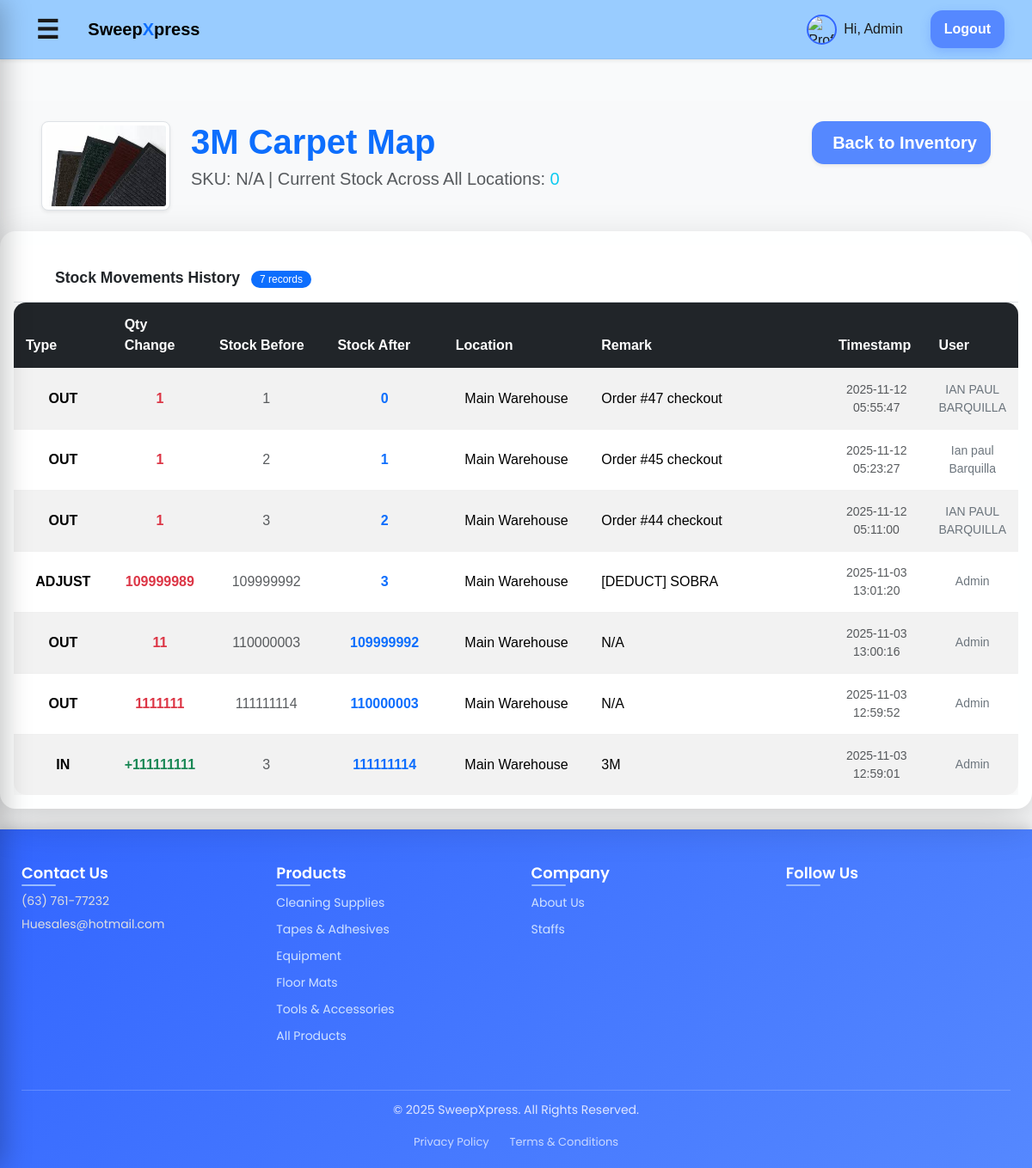
Screenshot of /admin/product_history.php?product_id=26 (signed in) with the database file from the repository.
### tables this page shows
CREATE TABLE `products` (
  `id` int(11) NOT NULL,
  `name` varchar(160) NOT NULL,
  `category` varchar(100) DEFAULT NULL,
  `sku` varchar(100) DEFAULT NULL,
  `description` text DEFAULT NULL,
  `price` decimal(10,2) NOT NULL DEFAULT 0.00,
  `image` varchar(255) DEFAULT NULL,
  `image_path` varchar(255) DEFAULT NULL,
  `created_at` timestamp NOT NULL DEFAULT current_timestamp(),
  `stock` int(11) NOT NULL DEFAULT 0,
  `updated_at` timestamp NULL DEFAULT NULL
);

CREATE TABLE `stock_movements` (
  `id` int(11) NOT NULL,
  `product_id` int(11) NOT NULL,
  `location_id` int(11) NOT NULL,
  `movement_type` enum('IN','OUT','ADJUST') NOT NULL,
  `quantity` int(11) NOT NULL,
  `remark` varchar(255) DEFAULT NULL,
  `user_name` varchar(120) DEFAULT NULL,
  `created_by` varchar(100) DEFAULT NULL,
  `created_at` timestamp NOT NULL DEFAULT current_timestamp()
);

CREATE TABLE `locations` (
  `id` int(11) NOT NULL,
  `name` varchar(100) NOT NULL,
  `address` varchar(255) DEFAULT NULL
);

### admin/product_history.php (the view, shortened to what this page needs)
<?php
require_once __DIR__ . '/../includes/header.php';
$product_id = (int)($_GET['product_id'] ?? 0);
$productStmt = $pdo->prepare("
    SELECT
        p.id,
        p.name,
        COALESCE(p.sku, '') AS sku,
        COALESCE(p.image_path, '') AS image_path, -- ADDED: Fetch the image path
        IFNULL(SUM(i.quantity), 0) AS current_stock
    FROM
        products p
    LEFT JOIN
        inventory i ON i.product_id = p.id
    WHERE
        p.id = :id
    GROUP BY
        p.id
");
$productStmt->execute([':id' => $product_id]);
$product = $productStmt->fetch(PDO::FETCH_ASSOC);
$current_stock = (int)$product['current_stock'];
$historySql = "SELECT sm.movement_type, sm.quantity, sm.remark, sm.created_at, sm.user_name, l.name as location_name
               FROM stock_movements sm
               JOIN locations l ON l.id = sm.location_id
               WHERE sm.product_id = :id
               ORDER BY sm.created_at ASC, sm.id ASC";
$historyStmt = $pdo->prepare($historySql);
$historyStmt->execute([':id' => $product_id]);
$history = $historyStmt->fetchAll(PDO::FETCH_ASSOC);
$running_balance = $current_stock;
for ($i = count($history) - 1; $i >= 0; $i--) {
    $move = $history[$i];
    $quantity = (int)$move['quantity'];
    $delta = 0;
    if ($move['movement_type'] === 'IN') {
        $delta = $quantity;
    } elseif ($move['movement_type'] === 'OUT') {
        $delta = -$quantity;
    } elseif ($move['movement_type'] === 'ADJUST') {
        if (strpos($move['remark'], '[ADD]') !== false) {
             $delta = $quantity;
        } elseif (strpos($move['remark'], '[DEDUCT]') !== false) {
             $delta = -$quantity;
        } else {
             $delta = 0;
        }
    }
    $history[$i]['stock_after'] = $running_balance;
    $running_balance -= $delta;
    $history[$i]['stock_before'] = $running_balance;
}
$history = array_reverse($history);
$current_stock_display = $current_stock;
?>
<div class="container-fluid min-vh-100 bg-light px-0 py-4">
    <div class="d-flex align-items-start gap-4 mb-4 px-4 px-lg-5">
        <div class="product-image-container flex-shrink-0">
            <?php
            $imagePath = !empty($product['image_path'])
                ? htmlspecialchars($product['image_path'])
                : '/path/to/your/default_placeholder.jpg';
            ?>
            <img src="<?php echo $imagePath; ?>"
                 alt="<?php echo htmlspecialchars($product['name']); ?> Image"
                 class="img-thumbnail shadow-sm rounded-3"
                 style="max-width: 150px; height: auto; object-fit: cover;">
        </div>
        <div class="flex-grow-1">
            <h1 class="display-6 fw-bold text-primary mb-1">
                <?php echo htmlspecialchars($product['name']); ?>
            </h1>
            <p class="lead text-muted mb-0">
                SKU: <?php echo htmlspecialchars($product['sku'] ?: 'N/A'); ?> |
                Current Stock Across All Locations: <span class="text-info"><?php echo $current_stock_display; ?></span>
            </p>
        </div>
        <a href="inventory.php" class="btn btn-secondary shadow-sm btn-lg ms-auto flex-shrink-0">
            <i class="fas fa-arrow-left me-2"></i> Back to Inventory
        </a>
    </div>
    <div class="card shadow-lg border-0 w-100">
        <div class="card-header bg-white border-bottom py-3 px-4 px-lg-5">
            <h3 class="mb-0 text-dark">
                Stock Movements History <span class="badge bg-primary text-white rounded-pill ms-2"><?php echo count($history); ?> records</span>
            </h3>
        </div>
        <div class="card-body p-0">
            <div class="table-responsive">
                <table class="table table-striped table-hover align-middle mb-0">
                    <thead class="table-dark text-center">
                        <tr>
                            <th scope="col" style="width: 10%;">Type</th>
                            <th scope="col" style="width: 8%;">Qty Change</th>
                            <th scope="col" style="width: 12%;">Stock Before</th>
                            <th scope="col" style="width: 12%;">Stock After</th>
                            <th scope="col" style="width: 15%;">Location</th>
                            <th scope="col" style="width: 25%;">Remark</th>
                            <th scope="col" style="width: 10%;">Timestamp</th>
                            <th scope="col" style="width: 8%;">User</th>
                        </tr>
                    </thead>
                    <tbody>
                    <?php if (!$history): ?>
                        <tr><td colspan="8" class="text-center py-5">No movement history found for this product.</td></tr>
                    <?php else: foreach ($history as $move):
                        $qty_change = $move['stock_after'] - $move['stock_before'];
                        $qty_change_class = '';
                        $qty_change_prefix = '';
                        if ($qty_change > 0) {
                            $qty_change_class = 'text-success fw-bold';
                            $qty_change_prefix = '+';
                        } elseif ($qty_change < 0) {
                            $qty_change_class = 'text-danger fw-bold';
                        } else {
                            $qty_change_class = 'text-secondary';
                        }
                    ?>
                        <tr>
                            <td class="text-center fw-bold"><?php echo htmlspecialchars($move['movement_type']); ?></td>
                            <td class="text-center <?php echo $qty_change_class; ?>"><?php echo $qty_change_prefix . abs($qty_change); ?></td>
                            <td class="text-center text-muted"><?php echo $move['stock_before']; ?></td>
                            <td class="text-center fw-bold text-primary"><?php echo $move['stock_after']; ?></td>
                            <td class="text-center"><?php echo htmlspecialchars($move['location_name']); ?></td>
                            <td><?php echo htmlspecialchars($move['remark'] ?: 'N/A'); ?></td>
                            <td class="text-center text-muted small"><?php echo date('Y-m-d H:i:s', strtotime($move['created_at'])); ?></td>
                            <td class="text-center text-secondary small"><?php echo htmlspecialchars($move['user_name']); ?></td>
                        </tr>
                    <?php endforeach; endif; ?>
                    </tbody>
                </table>
            </div>
        </div>
    </div>
</div>
<?php require_once __DIR__ . '/../includes/footer.php'; ?>

### assets/style.css (style rules this page uses)
* { box-sizing: border-box; -webkit-font-smoothing: antialiased; }
body { margin: 0; font-family: -apple-system, BlinkMacSystemFont, "Segoe UI", Roboto, Inter, Arial, sans-serif; background: #f5f7fa; color: #1a1a1a; line-height: 1.5; }
nav a.btn, .btn { background: #5588ff !important; color: #fff !important; padding: 10px 16px; border-radius: 14px; font-weight: 600; text-decoration: none; border: none; cursor: pointer; box-shadow: 0 4px 12px rgba(51,102,255,0.25); transition: transform 0.1s, opacity 0.2s; }
.btn-secondary { background: #5588ff !important; color: #fff !important; box-shadow: 0 4px 12px rgba(51,102,255,0.25); }
.card { background:#feffff; border-radius:18px; padding:16px; box-shadow:0 6px 20px rgba(0,0,0,.06); display:flex; flex-direction:column; justify-content:space-between; height:100%; transition:transform .15s,box-shadow .15s; }
.card h3 { margin:12px 0 6px; font-size:1.1rem; font-weight:600; flex-grow:0; }
.table { width: 100%; border-collapse: collapse; background: #fff; border-radius: 14px; overflow: hidden; box-shadow: 0 6px 18px rgba(0,0,0,0.05); }
.table th, .table td { padding: 14px; border-bottom: 1px solid #f0f0f0; text-align: left; }
.table tr:last-child td { border-bottom: none; }
.badge { background: rgba(85, 136, 255, 0.15); color: #3366ff; padding: 4px 10px; border-radius: 999px; font-size: 12px; font-weight: 500; }
body { background: #f9fafb; font-family: Arial, sans-serif; }

### rows the page displays
products: name "3M Carpet Map"
stock_movements: movement_type "OUT", quantity "1", stock_after "0", location.name "Main Warehouse", remark "Order #47 checkout", created_at "2025-11-12 05:55:47", user_name "IAN PAUL BARQUILLA"
stock_movements: movement_type "OUT", quantity "1", stock_before "2", location.name "Main Warehouse", remark "Order #45 checkout", created_at "2025-11-12 05:23:27", user_name "Ian paul Barquilla"
stock_movements: movement_type "OUT", qty_change "1", stock_before "3", stock_after "2", location.name "Main Warehouse", remark "Order #44 checkout", created_at "2025-11-12 05:11:00", user_name "IAN PAUL BARQUILLA"
stock_movements: movement_type "ADJUST", qty_change "109999989", stock_before "109999992", stock_after "3", location.name "Main Warehouse", remark "[DEDUCT] SOBRA", created_at "2025-11-03 13:01:20", user_name "Admin"
stock_movements: movement_type "OUT", qty_change "11", stock_before "110000003", stock_after "109999992", location.name "Main Warehouse", remark "N/A", created_at "2025-11-03 13:00:16", user_name "Admin"
stock_movements: movement_type "OUT", qty_change "1111111", stock_before "111111114", stock_after "110000003", location.name "Main Warehouse", remark "N/A", created_at "2025-11-03 12:59:52", user_name "Admin"
stock_movements: movement_type "IN", qty_change_prefix "+", qty_change "111111111", stock_before "3", stock_after "111111114", location.name "Main Warehouse", remark "3M", created_at "2025-11-03 12:59:01", user_name "Admin"

### other values shown
$displayName "Admin"
$product['sku'] ?: 'N/A' "N/A"
$current_stock_display "0"
count($history) "7"
